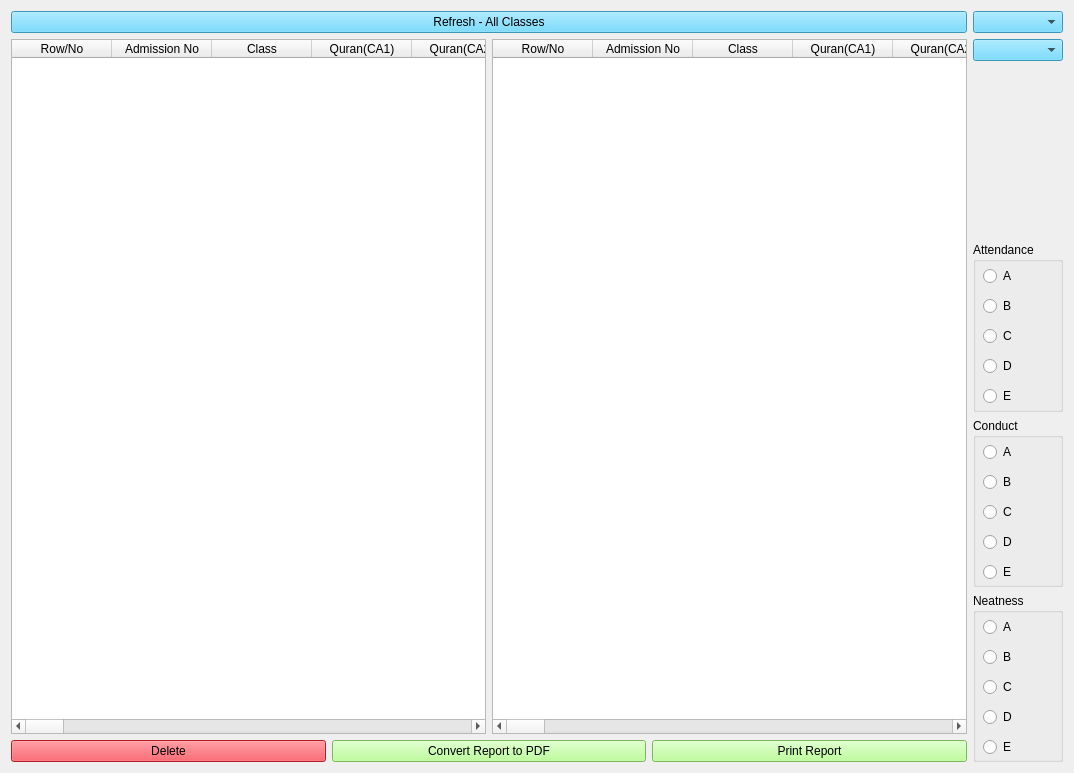
<?xml version="1.0" encoding="UTF-8"?>
<ui version="4.0">
 <class>NurScore3rdForm</class>
 <widget class="QWidget" name="NurScore3rdForm">
  <property name="geometry">
   <rect>
    <x>0</x>
    <y>0</y>
    <width>1074</width>
    <height>773</height>
   </rect>
  </property>
  <property name="windowTitle">
   <string>Nursery Classes Scores (Third Term)</string>
  </property>
  <property name="windowIcon">
   <iconset>
    <normaloff>score2_icon.jpg</normaloff>score2_icon.jpg</iconset>
  </property>
  <property name="styleSheet">
   <string notr="true">font: 12pt &quot;MS Shell Dlg 2&quot;;

QPushButton{
background-color: rgb(170, 255, 127);
}</string>
  </property>
  <layout class="QVBoxLayout" name="verticalLayout_5">
   <item>
    <layout class="QHBoxLayout" name="horizontalLayout_2">
     <item>
      <layout class="QVBoxLayout" name="verticalLayout_2">
       <item>
        <layout class="QVBoxLayout" name="verticalLayout_3">
         <item>
          <widget class="QPushButton" name="switch_back_btn">
           <property name="styleSheet">
            <string notr="true">background-color: rgb(84, 210, 255);</string>
           </property>
           <property name="text">
            <string>Refresh - All Classes</string>
           </property>
          </widget>
         </item>
         <item>
          <layout class="QHBoxLayout" name="horizontalLayout">
           <item>
            <widget class="QTableWidget" name="tableWidget">
             <property name="sizePolicy">
              <sizepolicy hsizetype="Expanding" vsizetype="Expanding">
               <horstretch>0</horstretch>
               <verstretch>0</verstretch>
              </sizepolicy>
             </property>
             <property name="autoFillBackground">
              <bool>false</bool>
             </property>
             <property name="frameShape">
              <enum>QFrame::StyledPanel</enum>
             </property>
             <property name="alternatingRowColors">
              <bool>true</bool>
             </property>
             <property name="showGrid">
              <bool>true</bool>
             </property>
             <attribute name="horizontalHeaderStretchLastSection">
              <bool>false</bool>
             </attribute>
             <attribute name="verticalHeaderVisible">
              <bool>true</bool>
             </attribute>
             <column>
              <property name="text">
               <string>Row/No</string>
              </property>
             </column>
             <column>
              <property name="text">
               <string>Admission No</string>
              </property>
             </column>
             <column>
              <property name="text">
               <string>Class</string>
              </property>
             </column>
             <column>
              <property name="text">
               <string>Quran(CA1)</string>
              </property>
             </column>
             <column>
              <property name="text">
               <string>Quran(CA2)</string>
              </property>
             </column>
             <column>
              <property name="text">
               <string>Quran(ASS)</string>
              </property>
             </column>
             <column>
              <property name="text">
               <string>Quran(EXAM)</string>
              </property>
             </column>
             <column>
              <property name="text">
               <string>Quran(TOTAL)</string>
              </property>
             </column>
             <column>
              <property name="text">
               <string>Ibadat(CA1)</string>
              </property>
             </column>
             <column>
              <property name="text">
               <string>Ibadat(CA2)</string>
              </property>
             </column>
             <column>
              <property name="text">
               <string>Ibadat(ASS)</string>
              </property>
             </column>
             <column>
              <property name="text">
               <string>Ibadat(EXAM)</string>
              </property>
             </column>
             <column>
              <property name="text">
               <string>Ibadat(TOTAL)</string>
              </property>
             </column>
             <column>
              <property name="text">
               <string>Arabic(CA1)</string>
              </property>
             </column>
             <column>
              <property name="text">
               <string>Arabic(CA2)</string>
              </property>
             </column>
             <column>
              <property name="text">
               <string>Arabic(ASS)</string>
              </property>
             </column>
             <column>
              <property name="text">
               <string>Arabic(EXAM)</string>
              </property>
             </column>
             <column>
              <property name="text">
               <string>Arabic(TOTAL)</string>
              </property>
             </column>
             <column>
              <property name="text">
               <string>English(CA1)</string>
              </property>
             </column>
             <column>
              <property name="text">
               <string>English(CA2)</string>
              </property>
             </column>
             <column>
              <property name="text">
               <string>English(ASS)</string>
              </property>
             </column>
             <column>
              <property name="text">
               <string>English(EXAM)</string>
              </property>
             </column>
             <column>
              <property name="text">
               <string>English(TOTAL)</string>
              </property>
             </column>
             <column>
              <property name="text">
               <string>Maths(CA1)</string>
              </property>
             </column>
             <column>
              <property name="text">
               <string>Maths(CA2)</string>
              </property>
             </column>
             <column>
              <property name="text">
               <string>Maths(ASS)</string>
              </property>
             </column>
             <column>
              <property name="text">
               <string>Maths(EXAM)</string>
              </property>
             </column>
             <column>
              <property name="text">
               <string>Maths(TOTAL)</string>
              </property>
             </column>
             <column>
              <property name="text">
               <string>Science(CA1)</string>
              </property>
             </column>
             <column>
              <property name="text">
               <string>Science(CA2)</string>
              </property>
             </column>
             <column>
              <property name="text">
               <string>Science(ASS)</string>
              </property>
             </column>
             <column>
              <property name="text">
               <string>Science(EXAM)</string>
              </property>
             </column>
             <column>
              <property name="text">
               <string>Science(TOTAL)</string>
              </property>
             </column>
             <column>
              <property name="text">
               <string>Social Norm(CA1)</string>
              </property>
             </column>
             <column>
              <property name="text">
               <string>Social Norm(CA2)</string>
              </property>
             </column>
             <column>
              <property name="text">
               <string>Social Norm(ASS)</string>
              </property>
             </column>
             <column>
              <property name="text">
               <string>Social Norm(EXAM)</string>
              </property>
             </column>
             <column>
              <property name="text">
               <string>Social Norm(TOTAL)</string>
              </property>
             </column>
             <column>
              <property name="text">
               <string>Handwriting(CA1)</string>
              </property>
             </column>
             <column>
              <property name="text">
               <string>Handwriting(CA2)</string>
              </property>
             </column>
             <column>
              <property name="text">
               <string>Handwriting(ASS)</string>
              </property>
             </column>
             <column>
              <property name="text">
               <string>Handwriting(EXAM)</string>
              </property>
             </column>
             <column>
              <property name="text">
               <string>Handwriting(TOTAL)</string>
              </property>
             </column>
             <column>
              <property name="text">
               <string>All Total</string>
              </property>
             </column>
             <column>
              <property name="text">
               <string>Average</string>
              </property>
             </column>
             <column>
              <property name="text">
               <string>Total Cumulative</string>
              </property>
             </column>
             <column>
              <property name="text">
               <string>Avg Cumulative</string>
              </property>
             </column>
            </widget>
           </item>
           <item>
            <widget class="QTableWidget" name="tableWidget_2">
             <property name="sizePolicy">
              <sizepolicy hsizetype="Expanding" vsizetype="Expanding">
               <horstretch>0</horstretch>
               <verstretch>0</verstretch>
              </sizepolicy>
             </property>
             <property name="autoFillBackground">
              <bool>false</bool>
             </property>
             <property name="frameShape">
              <enum>QFrame::StyledPanel</enum>
             </property>
             <property name="alternatingRowColors">
              <bool>true</bool>
             </property>
             <property name="showGrid">
              <bool>true</bool>
             </property>
             <attribute name="horizontalHeaderStretchLastSection">
              <bool>false</bool>
             </attribute>
             <attribute name="verticalHeaderVisible">
              <bool>true</bool>
             </attribute>
             <column>
              <property name="text">
               <string>Row/No</string>
              </property>
             </column>
             <column>
              <property name="text">
               <string>Admission No</string>
              </property>
             </column>
             <column>
              <property name="text">
               <string>Class</string>
              </property>
             </column>
             <column>
              <property name="text">
               <string>Quran(CA1)</string>
              </property>
             </column>
             <column>
              <property name="text">
               <string>Quran(CA2)</string>
              </property>
             </column>
             <column>
              <property name="text">
               <string>Quran(ASS)</string>
              </property>
             </column>
             <column>
              <property name="text">
               <string>Quran(EXAM)</string>
              </property>
             </column>
             <column>
              <property name="text">
               <string>Quran(TOTAL)</string>
              </property>
             </column>
             <column>
              <property name="text">
               <string>Ibadat(CA1)</string>
              </property>
             </column>
             <column>
              <property name="text">
               <string>Ibadat(CA2)</string>
              </property>
             </column>
             <column>
              <property name="text">
               <string>Ibadat(ASS)</string>
              </property>
             </column>
             <column>
              <property name="text">
               <string>Ibadat(EXAM)</string>
              </property>
             </column>
             <column>
              <property name="text">
               <string>Ibadat(TOTAL)</string>
              </property>
             </column>
             <column>
              <property name="text">
               <string>Arabic(CA1)</string>
              </property>
             </column>
             <column>
              <property name="text">
               <string>Arabic(CA2)</string>
              </property>
             </column>
             <column>
              <property name="text">
               <string>Arabic(ASS)</string>
              </property>
             </column>
             <column>
              <property name="text">
               <string>Arabic(EXAM)</string>
              </property>
             </column>
             <column>
              <property name="text">
               <string>Arabic(TOTAL)</string>
              </property>
             </column>
             <column>
              <property name="text">
               <string>English(CA1)</string>
              </property>
             </column>
             <column>
              <property name="text">
               <string>English(CA2)</string>
              </property>
             </column>
             <column>
              <property name="text">
               <string>English(ASS)</string>
              </property>
             </column>
             <column>
              <property name="text">
               <string>English(EXAM)</string>
              </property>
             </column>
             <column>
              <property name="text">
               <string>English(TOTAL)</string>
              </property>
             </column>
             <column>
              <property name="text">
               <string>Maths(CA1)</string>
              </property>
             </column>
             <column>
              <property name="text">
               <string>Maths(CA2)</string>
              </property>
             </column>
             <column>
              <property name="text">
               <string>Maths(ASS)</string>
              </property>
             </column>
             <column>
              <property name="text">
               <string>Maths(EXAM)</string>
              </property>
             </column>
             <column>
              <property name="text">
               <string>Maths(TOTAL)</string>
              </property>
             </column>
             <column>
              <property name="text">
               <string>Science(CA1)</string>
              </property>
             </column>
             <column>
              <property name="text">
               <string>Science(CA2)</string>
              </property>
             </column>
             <column>
              <property name="text">
               <string>Science(ASS)</string>
              </property>
             </column>
             <column>
              <property name="text">
               <string>Science(EXAM)</string>
              </property>
             </column>
             <column>
              <property name="text">
               <string>Science(TOTAL)</string>
              </property>
             </column>
             <column>
              <property name="text">
               <string>Social Norm(CA1)</string>
              </property>
             </column>
             <column>
              <property name="text">
               <string>Social Norm(CA2)</string>
              </property>
             </column>
             <column>
              <property name="text">
               <string>Social Norm(ASS)</string>
              </property>
             </column>
             <column>
              <property name="text">
               <string>Social Norm(EXAM)</string>
              </property>
             </column>
             <column>
              <property name="text">
               <string>Social Norm(TOTAL)</string>
              </property>
             </column>
             <column>
              <property name="text">
               <string>Handwriting(CA1)</string>
              </property>
             </column>
             <column>
              <property name="text">
               <string>Handwriting(CA2)</string>
              </property>
             </column>
             <column>
              <property name="text">
               <string>Handwriting(ASS)</string>
              </property>
             </column>
             <column>
              <property name="text">
               <string>Handwriting(EXAM)</string>
              </property>
             </column>
             <column>
              <property name="text">
               <string>Handwriting(TOTAL)</string>
              </property>
             </column>
             <column>
              <property name="text">
               <string>All Total</string>
              </property>
             </column>
             <column>
              <property name="text">
               <string>Average</string>
              </property>
             </column>
             <column>
              <property name="text">
               <string>Total Cumulative</string>
              </property>
             </column>
             <column>
              <property name="text">
               <string>Avg Cumulative</string>
              </property>
             </column>
            </widget>
           </item>
          </layout>
         </item>
        </layout>
       </item>
       <item>
        <layout class="QHBoxLayout" name="horizontalLayout_3">
         <item>
          <widget class="QPushButton" name="del_btn">
           <property name="styleSheet">
            <string notr="true">background-color: rgb(255, 37, 51);</string>
           </property>
           <property name="text">
            <string>Delete</string>
           </property>
          </widget>
         </item>
         <item>
          <widget class="QPushButton" name="pdf_btn">
           <property name="styleSheet">
            <string notr="true">background-color: rgb(170, 255, 127);</string>
           </property>
           <property name="text">
            <string>Convert Report to PDF</string>
           </property>
          </widget>
         </item>
         <item>
          <widget class="QPushButton" name="report_gen_btn">
           <property name="styleSheet">
            <string notr="true">background-color: rgb(170, 255, 127);</string>
           </property>
           <property name="text">
            <string>Print Report</string>
           </property>
          </widget>
         </item>
        </layout>
       </item>
      </layout>
     </item>
     <item>
      <layout class="QVBoxLayout" name="verticalLayout">
       <item>
        <widget class="QComboBox" name="class_comboBox">
         <property name="styleSheet">
          <string notr="true">background-color: rgb(84, 210, 255);</string>
         </property>
        </widget>
       </item>
       <item>
        <widget class="QComboBox" name="stud_adm_no_comboBox">
         <property name="styleSheet">
          <string notr="true">background-color: rgb(84, 210, 255);</string>
         </property>
        </widget>
       </item>
       <item>
        <widget class="QLabel" name="name_label">
         <property name="text">
          <string/>
         </property>
        </widget>
       </item>
       <item>
        <widget class="QGroupBox" name="groupBox">
         <property name="title">
          <string>Attendance</string>
         </property>
         <widget class="QRadioButton" name="att_a_radio">
          <property name="geometry">
           <rect>
            <x>10</x>
            <y>20</y>
            <width>158</width>
            <height>28</height>
           </rect>
          </property>
          <property name="text">
           <string>A</string>
          </property>
         </widget>
         <widget class="QRadioButton" name="att_b_radio">
          <property name="geometry">
           <rect>
            <x>10</x>
            <y>50</y>
            <width>158</width>
            <height>28</height>
           </rect>
          </property>
          <property name="text">
           <string>B</string>
          </property>
         </widget>
         <widget class="QRadioButton" name="att_c_radio">
          <property name="geometry">
           <rect>
            <x>10</x>
            <y>80</y>
            <width>158</width>
            <height>28</height>
           </rect>
          </property>
          <property name="text">
           <string>C</string>
          </property>
         </widget>
         <widget class="QRadioButton" name="att_d_radio">
          <property name="geometry">
           <rect>
            <x>10</x>
            <y>110</y>
            <width>158</width>
            <height>28</height>
           </rect>
          </property>
          <property name="text">
           <string>D</string>
          </property>
         </widget>
         <widget class="QRadioButton" name="att_e_radio">
          <property name="geometry">
           <rect>
            <x>10</x>
            <y>140</y>
            <width>158</width>
            <height>28</height>
           </rect>
          </property>
          <property name="text">
           <string>E</string>
          </property>
         </widget>
        </widget>
       </item>
       <item>
        <widget class="QGroupBox" name="groupBox_2">
         <property name="title">
          <string>Conduct</string>
         </property>
         <widget class="QRadioButton" name="con_a_radio">
          <property name="geometry">
           <rect>
            <x>10</x>
            <y>20</y>
            <width>158</width>
            <height>28</height>
           </rect>
          </property>
          <property name="text">
           <string>A</string>
          </property>
         </widget>
         <widget class="QRadioButton" name="con_b_radio">
          <property name="geometry">
           <rect>
            <x>10</x>
            <y>50</y>
            <width>158</width>
            <height>28</height>
           </rect>
          </property>
          <property name="text">
           <string>B</string>
          </property>
         </widget>
         <widget class="QRadioButton" name="con_c_radio">
          <property name="geometry">
           <rect>
            <x>10</x>
            <y>80</y>
            <width>158</width>
            <height>28</height>
           </rect>
          </property>
          <property name="text">
           <string>C</string>
          </property>
         </widget>
         <widget class="QRadioButton" name="con_d_radio">
          <property name="geometry">
           <rect>
            <x>10</x>
            <y>110</y>
            <width>158</width>
            <height>28</height>
           </rect>
          </property>
          <property name="text">
           <string>D</string>
          </property>
         </widget>
         <widget class="QRadioButton" name="con_e_radio">
          <property name="geometry">
           <rect>
            <x>10</x>
            <y>140</y>
            <width>158</width>
            <height>28</height>
           </rect>
          </property>
          <property name="text">
           <string>E</string>
          </property>
         </widget>
        </widget>
       </item>
       <item>
        <widget class="QGroupBox" name="groupBox_3">
         <property name="title">
          <string>Neatness</string>
         </property>
         <widget class="QRadioButton" name="neat_a_radio">
          <property name="geometry">
           <rect>
            <x>10</x>
            <y>20</y>
            <width>158</width>
            <height>28</height>
           </rect>
          </property>
          <property name="text">
           <string>A</string>
          </property>
         </widget>
         <widget class="QRadioButton" name="neat_b_radio">
          <property name="geometry">
           <rect>
            <x>10</x>
            <y>50</y>
            <width>158</width>
            <height>28</height>
           </rect>
          </property>
          <property name="text">
           <string>B</string>
          </property>
         </widget>
         <widget class="QRadioButton" name="neat_c_radio">
          <property name="geometry">
           <rect>
            <x>10</x>
            <y>80</y>
            <width>158</width>
            <height>28</height>
           </rect>
          </property>
          <property name="text">
           <string>C</string>
          </property>
         </widget>
         <widget class="QRadioButton" name="neat_d_radio">
          <property name="geometry">
           <rect>
            <x>10</x>
            <y>110</y>
            <width>158</width>
            <height>28</height>
           </rect>
          </property>
          <property name="text">
           <string>D</string>
          </property>
         </widget>
         <widget class="QRadioButton" name="neat_e_radio">
          <property name="geometry">
           <rect>
            <x>10</x>
            <y>140</y>
            <width>158</width>
            <height>28</height>
           </rect>
          </property>
          <property name="text">
           <string>E</string>
          </property>
         </widget>
        </widget>
       </item>
      </layout>
     </item>
    </layout>
   </item>
  </layout>
 </widget>
 <resources/>
 <connections/>
</ui>
